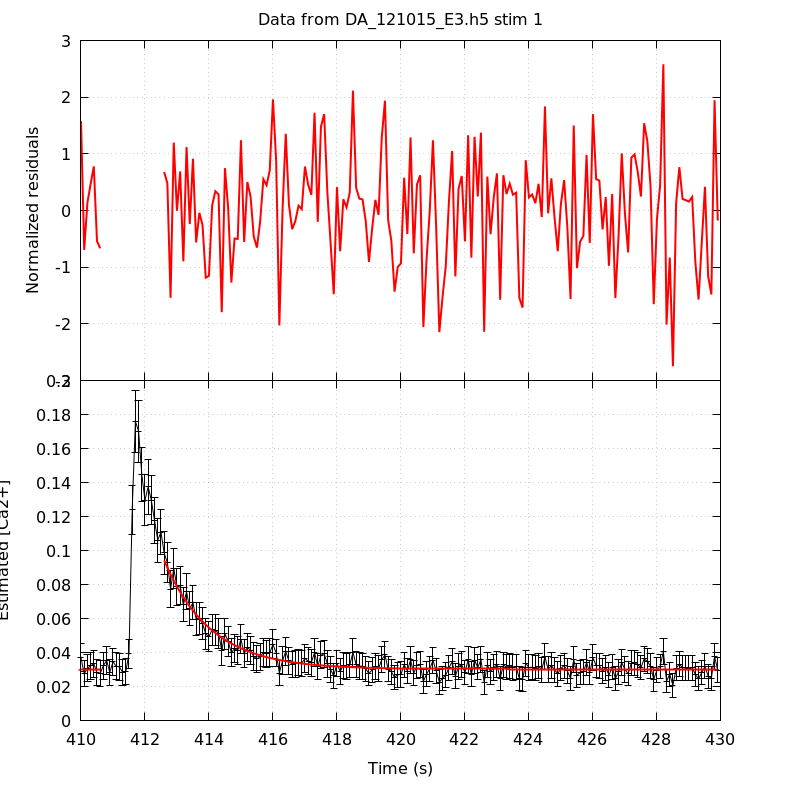

Source code (gnuplot):
unset key
set grid
set multiplot title 'Data from DA_121015_E3.h5 stim 1' noenhanced layout 2,1 margins 0.1,0.9,0.1,0.95 spacing 0,0
set ylabel 'Normalized residuals'
set xtics format ''
plot 'DA_121015_E3_aba_RatioFit_s1' using 1:4 with lines linecolor rgb 'red' linewidth 2
set format x '%g'
set xlabel 'Time (s)'
set ylabel 'Estimated [Ca2+]'
plot 'DA_121015_E3_aba_CaRatio_s1' using 1:2:($3*1.96) with yerrorlines \
     linecolor rgb 'black' linewidth 1,                \
     'DA_121015_E3_aba_RatioFit_s1' using 1:3 with lines linecolor rgb 'red'\
     linewidth 2
unset multiplot
